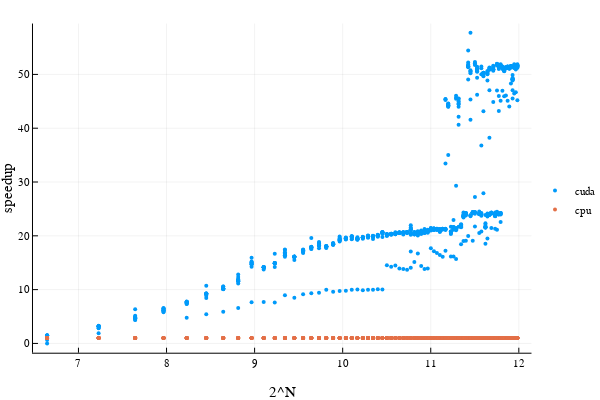

The cell this chart's notebook holds for it:
### Code cell
using Plots; plotly()
x = repeat(range, inner = 10)
speedup = jltimes ./ cutimes
Plots.scatter(
  log2.(x), [speedup, fill(1.0, length(speedup))], 
  label = ["cuda" "cpu"], markersize = 2, markerstrokewidth = 0,
  legend = :right, xlabel = "2^N", ylabel = "speedup"
)

### Figure 1 — Plotly figure (JSON) as saved in the notebook; plotly's stock layout.template omitted (floating-point values rounded to 4 significant figures; data arrays with more than 128 entries replaced by an {"elided": "..."} marker saying what was removed)
{"data": [{"colorbar": {"title": ""}, "legendgroup": "cuda", "marker": {"color": "rgba(0, 154, 250, 1.000)", "line": {"color": "rgba(0, 0, 0, 1.000)", "width": 0}, "size": 4, "symbol": "circle"}, "mode": "markers", "name": "cuda", "showlegend": true, "type": "scatter", "x": {"elided": "800 float values"}, "xaxis": "x1", "y": {"elided": "800 float values"}, "yaxis": "y1", "zmax": null, "zmin": null}, {"colorbar": {"title": ""}, "legendgroup": "cpu", "marker": {"color": "rgba(227, 111, 71, 1.000)", "line": {"color": "rgba(0, 0, 0, 1.000)", "width": 0}, "size": 4, "symbol": "circle"}, "mode": "markers", "name": "cpu", "showlegend": true, "type": "scatter", "x": {"elided": "800 float values"}, "xaxis": "x1", "y": {"elided": "800 int values"}, "yaxis": "y1", "zmax": null, "zmin": null}], "layout": {"annotations": [], "height": 400, "legend": {"bgcolor": "rgba(255, 255, 255, 1.000)", "bordercolor": "rgba(0, 0, 0, 1.000)", "font": {"color": "rgba(0, 0, 0, 1.000)", "family": "sans-serif", "size": 11}, "tracegroupgap": 0, "x": 1, "y": 0.5}, "margin": {"b": 20, "l": 0, "r": 0, "t": 20}, "paper_bgcolor": "rgba(255, 255, 255, 1.000)", "plot_bgcolor": "rgba(255, 255, 255, 1.000)", "showlegend": true, "width": 600, "xaxis": {"anchor": "y1", "domain": [0.06165, 0.9934], "gridcolor": "rgba(0, 0, 0, 0.100)", "gridwidth": 0.5, "linecolor": "rgba(0, 0, 0, 1.000)", "mirror": false, "range": [6.484, 12.14], "showgrid": true, "showline": true, "showticklabels": true, "tickangle": 0, "tickcolor": "rgb(0, 0, 0)", "tickfont": {"color": "rgba(0, 0, 0, 1.000)", "family": "sans-serif", "size": 11}, "tickmode": "array", "ticks": "inside", "ticktext": ["7", "8", "9", "10", "11", "12"], "tickvals": [7, 8, 9, 10, 11, 12], "title": "2^N", "titlefont": {"color": "rgba(0, 0, 0, 1.000)", "family": "sans-serif", "size": 15}, "type": "-", "visible": true, "zeroline": false, "zerolinecolor": "rgba(0, 0, 0, 1.000)"}, "yaxis": {"anchor": "x1", "domain": [0.07581, 0.9902], "gridcolor": "rgba(0, 0, 0, 0.100)", "gridwidth": 0.5, "linecolor": "rgba(0, 0, 0, 1.000)", "mirror": false, "range": [-1.725, 59.45], "showgrid": true, "showline": true, "showticklabels": true, "tickangle": 0, "tickcolor": "rgb(0, 0, 0)", "tickfont": {"color": "rgba(0, 0, 0, 1.000)", "family": "sans-serif", "size": 11}, "tickmode": "array", "ticks": "inside", "ticktext": ["0", "10", "20", "30", "40", "50"], "tickvals": [0, 10, 20, 30, 40, 50], "title": "speedup", "titlefont": {"color": "rgba(0, 0, 0, 1.000)", "family": "sans-serif", "size": 15}, "type": "-", "visible": true, "zeroline": false, "zerolinecolor": "rgba(0, 0, 0, 1.000)"}}}
